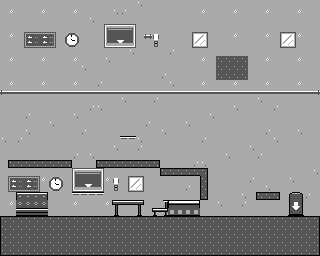

A 2D game scene composited from a Tiled map and its tileset images. What follows is a short description and the map's XML, with every tile layer's data as written:
An orthogonal 40x32 tile map with 8x8 px tiles, 1 tile layer (Terrain).

<map version="1.10" tiledversion="1.12.2" orientation="orthogonal" renderorder="right-down" width="40" height="32" tilewidth="8" tileheight="8" infinite="0" backgroundcolor="#ffffff">
 <tileset firstgid="1" source="dining_room.tsx" />
 <layer id="1" name="Terrain" width="40" height="32">
  <data encoding="csv">
18,18,18,18,18,18,18,18,18,18,18,18,18,18,18,18,18,19,18,18,18,18,18,18,18,18,18,18,18,18,18,18,18,18,18,18,18,18,18,18,
18,81,18,18,18,81,18,18,18,81,18,18,18,18,19,20,18,18,18,18,18,18,18,18,18,81,18,18,18,81,18,18,18,81,18,18,18,81,18,18,
18,18,18,18,18,18,18,18,18,18,18,19,18,18,18,18,18,18,18,18,18,18,18,18,18,18,18,18,18,18,18,18,18,18,18,18,18,18,18,18,
18,18,18,18,18,18,18,18,18,18,18,18,18,65,66,67,68,18,18,18,18,18,18,18,18,18,18,18,18,18,18,18,18,18,18,18,18,18,18,18,
18,81,18,33,34,35,36,18,45,46,18,18,18,69,70,71,72,18,25,49,18,18,18,18,41,42,18,18,18,81,18,18,18,81,18,41,42,81,18,18,
18,18,18,37,38,39,40,18,47,48,18,18,18,73,74,75,76,18,18,50,18,18,18,18,43,44,18,18,18,18,18,18,18,18,18,43,44,18,18,18,
18,18,18,18,18,18,18,18,18,18,18,18,18,18,18,18,19,18,18,18,18,20,18,18,18,18,18,18,18,18,18,18,18,18,18,18,18,18,18,18,
18,81,18,18,18,81,18,18,18,81,18,18,18,19,18,18,18,18,18,18,18,18,18,18,18,81,18,21,21,21,21,18,18,81,18,18,18,81,18,18,
18,18,18,18,18,18,18,18,18,18,19,18,18,18,18,18,18,18,18,18,18,18,18,18,18,18,18,21,21,21,21,18,18,18,18,18,18,18,18,18,
18,18,18,18,18,18,18,18,18,18,18,18,18,18,18,18,18,18,18,18,20,18,18,18,18,18,18,21,21,21,21,18,18,18,18,18,18,18,18,18,
18,81,18,18,18,81,18,18,18,81,18,18,20,18,18,18,18,18,18,18,18,19,18,18,18,81,18,18,18,81,18,18,18,81,18,18,18,81,18,18,
22,23,23,23,23,23,23,23,23,23,23,23,23,23,23,23,23,23,23,23,23,23,23,23,23,23,23,23,23,23,23,23,23,23,23,23,23,23,23,24,
18,18,18,18,18,18,18,18,18,18,18,18,18,18,18,19,18,18,18,20,18,18,18,18,18,18,18,18,18,18,18,18,19,18,18,18,18,18,18,18,
18,18,18,18,18,18,18,18,18,18,18,20,19,18,18,18,18,18,18,18,18,18,18,18,18,18,18,18,18,19,18,18,18,18,20,18,18,18,18,18,
18,18,18,20,18,18,18,18,18,19,18,18,18,18,18,18,18,18,18,18,18,18,18,18,18,18,19,18,18,18,18,18,18,18,18,18,18,18,18,18,
18,18,18,18,18,18,19,18,18,18,18,18,18,18,18,18,18,18,20,18,18,18,18,19,18,18,18,18,18,18,18,18,18,18,18,18,18,18,18,18,
18,18,18,19,18,18,18,18,18,18,20,18,18,18,18,18,18,18,18,18,19,18,18,18,18,18,18,18,18,18,18,18,18,20,18,18,18,19,18,18,
19,18,20,18,18,18,18,18,18,18,18,18,18,18,18,51,51,19,18,18,18,18,18,18,18,20,18,18,18,18,18,18,18,18,19,18,18,18,18,18,
18,18,18,18,18,18,18,18,18,18,18,18,18,18,19,18,18,20,18,18,18,18,18,18,18,18,18,18,18,18,18,19,18,18,18,18,18,18,18,18,
18,18,18,18,18,18,18,18,18,20,18,19,18,18,18,18,18,18,18,18,18,18,18,18,18,18,18,18,19,18,18,18,20,18,18,18,18,18,18,18,
18,4,12,12,12,12,12,12,10,18,18,18,4,12,12,12,12,12,12,10,18,18,18,18,20,19,18,18,18,18,18,18,18,18,18,18,18,18,18,18,
18,18,18,18,18,18,18,18,18,65,66,67,68,18,18,18,18,18,18,18,4,12,12,12,12,14,18,18,18,18,18,18,18,18,18,18,18,18,18,19,
18,33,34,35,36,81,45,46,18,69,70,71,72,81,49,18,41,42,18,18,18,18,18,18,18,7,18,18,18,18,18,20,18,18,18,18,19,18,18,18,
18,37,38,39,40,18,47,48,18,73,74,75,76,18,50,18,43,44,18,18,18,18,18,20,18,7,18,18,18,18,18,18,18,19,18,18,18,18,18,18,
18,18,60,61,61,62,18,18,18,51,51,51,51,18,18,18,18,18,18,18,18,18,18,18,18,3,18,18,18,18,19,18,4,12,10,18,26,27,20,18,
18,81,63,63,63,63,18,18,18,81,18,18,18,81,52,53,53,54,18,18,57,113,114,114,115,18,18,19,18,18,20,18,18,18,18,18,28,29,18,18,
18,18,64,64,64,64,18,18,18,18,18,18,18,18,55,18,18,56,18,58,59,116,116,116,116,18,18,18,18,18,18,18,18,18,18,18,30,31,18,18,
8,16,16,16,16,16,16,16,16,16,16,16,16,16,16,16,16,16,16,16,16,16,16,16,16,16,16,16,16,16,16,16,16,16,16,16,16,16,16,14,
9,17,17,17,17,17,17,17,17,17,17,17,17,17,17,17,17,17,17,17,17,17,17,17,17,17,17,17,17,17,17,17,17,17,17,17,17,17,17,15,
9,17,17,17,17,17,17,17,17,17,17,17,17,17,17,17,17,17,17,17,17,17,17,17,17,17,17,17,17,17,17,17,17,17,17,17,17,17,17,15,
9,17,17,17,17,17,17,17,17,17,17,17,17,17,17,17,17,17,17,17,17,17,17,17,17,17,17,17,17,17,17,17,17,17,17,17,17,17,17,15,
5,13,13,13,13,13,13,13,13,13,13,13,13,13,13,13,13,13,13,13,13,13,13,13,13,13,13,13,13,13,13,13,13,13,13,13,13,13,13,11
  </data>
 </layer>
</map>
